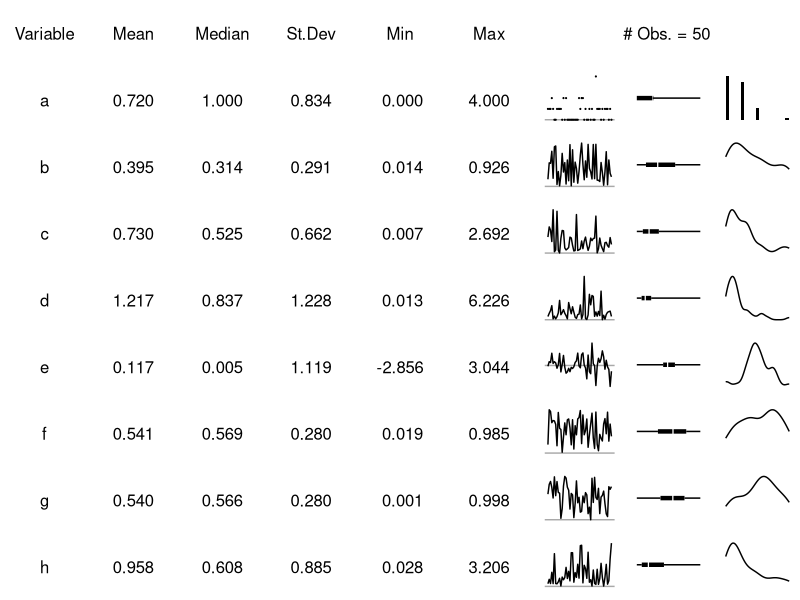

The R source for this figure:
options(stringsAsFactors = FALSE)

library(grid)
library(gtable)
library(ggplot2)
library(ggthemes)

randu <- function(n) {
    r <- sample(1:5, 1)
    if(r == 1) return(rnorm(n));
    if(r == 2) return(runif(n));
    if(r == 3) return(rbinom(n, 10, 0.5));
    if(r == 4) return(rpois(n, 0.8));
    if(r == 5) return(rexp(n));
}

test_intg <- function(x) {
    if(class(x) != 'numeric') return(TRUE);
    perc <- length(unique(x)) / length(x)

    if(perc <= 0.05) {
        return(TRUE)
    } else {
        return(FALSE)
    }
}

sumry <- function(df) {
    df_mean <- sapply(df, mean)
    df_median <- sapply(df, median)
    df_sd <- sapply(df, sd)
    df_min <- sapply(df, min)
    df_max <- sapply(df, max)
    data.frame(Variable = names(df), 
               Mean = format(round(df_mean, 3), nsmall = 3), 
               Median = format(round(df_median, 3), nsmall = 3), 
               St.Dev = format(round(df_sd, 3), nsmall = 3),
               Min = format(round(df_min, 3), nsmall = 3),
               Max = format(round(df_max, 3), nsmall = 3))
}

theme_spark <- function() {
    theme_tufte() + 
    theme(axis.title = element_blank(), 
          axis.text.y = element_blank(), 
          axis.ticks = element_blank(),
          axis.text.x = element_blank()) 
}

tplotter <- function(x) {
    df_tmp <- data.frame(x = c(1:length(x)), y = x)

    if(test_intg(x) == TRUE) {
        p <- ggplot(df_tmp, aes(x = x, y = y)) + 
             theme_spark() +
             geom_hline(yintercept = 0, colour = 'darkgrey') +
             geom_point(fill = 'black', size = 0.1)
    } else {
        p <- ggplot(df_tmp, aes(x = x, y = y)) + 
             theme_spark() +
             geom_hline(yintercept = 0, colour = 'darkgrey') +
             geom_line(colour = 'black')
    }

    return(ggplotGrob(p))
}

dplotter <- function(x) {
    df_tmp <- data.frame(x = c(1:length(x)), y = x)

    if(test_intg(x) == TRUE) {
        p <- ggplot(df_tmp, aes(x = y)) + 
             theme_spark() + 
             geom_bar(fill = 'black', width = 0.25)
    } else {
        p <- ggplot(df_tmp, aes(x = y)) + 
             theme_spark() +
             geom_density(color = 'black')
    }

    return(ggplotGrob(p))
}

bplotter <- function(x) {
    df_tmp <- data.frame(x = c(1:length(x)), y = x)

    p <- ggplot(df_tmp, aes(x = y, y = y)) + 
         theme_spark() +
         coord_flip() +
         geom_tufteboxplot(median.type = 'line', whisker.type = 'line', 
                           hoffset = 0, width = 3, voffset = 0.02)

    return(ggplotGrob(p))
}

n <- 50
set.seed(1234)
df <- data.frame(a = randu(n), b = randu(n), c = randu(n), d = randu(n), 
                 e = randu(n), f = randu(n), g = randu(n), h = randu(n))

df_sumry <- sumry(df)

df.names <- names(df_sumry)
m <- ncol(df_sumry)
n <- nrow(df_sumry)

funs <- c('tplotter', 'bplotter', 'dplotter')

gtab <- gtable(unit(rep(1, m + length(funs)), 'null'), unit(rep(1, n + 1), 'null'))

# fill text
for(i in 1:n) {
    for(j in 1:ncol(df_sumry)) {
        if(i == 1) {
            gtab <- gtable_add_grob(gtab, textGrob(df.names[j]), 
                                    t = i, l = j, r = j)
        }

        gtab <- gtable_add_grob(gtab, textGrob(df_sumry[i, j]), 
                                t = i + 1, l = j, r = j) 
    }

    for(j in 1:length(funs)) {
        gtab <- gtable_add_grob(gtab, do.call(funs[j], list(df[, i])), 
                                t = i + 1, l = m + j, r = m + j)
    }
    
}

gtab <- gtable_add_grob(gtab, textGrob(paste('# Obs. =', nrow(df))), 
                        t = 1, l = m + 1, r = m + length(funs))

dev.new(width = 0.79 * (m + 3), height = 0.42 * n)
grid.draw(gtab)
